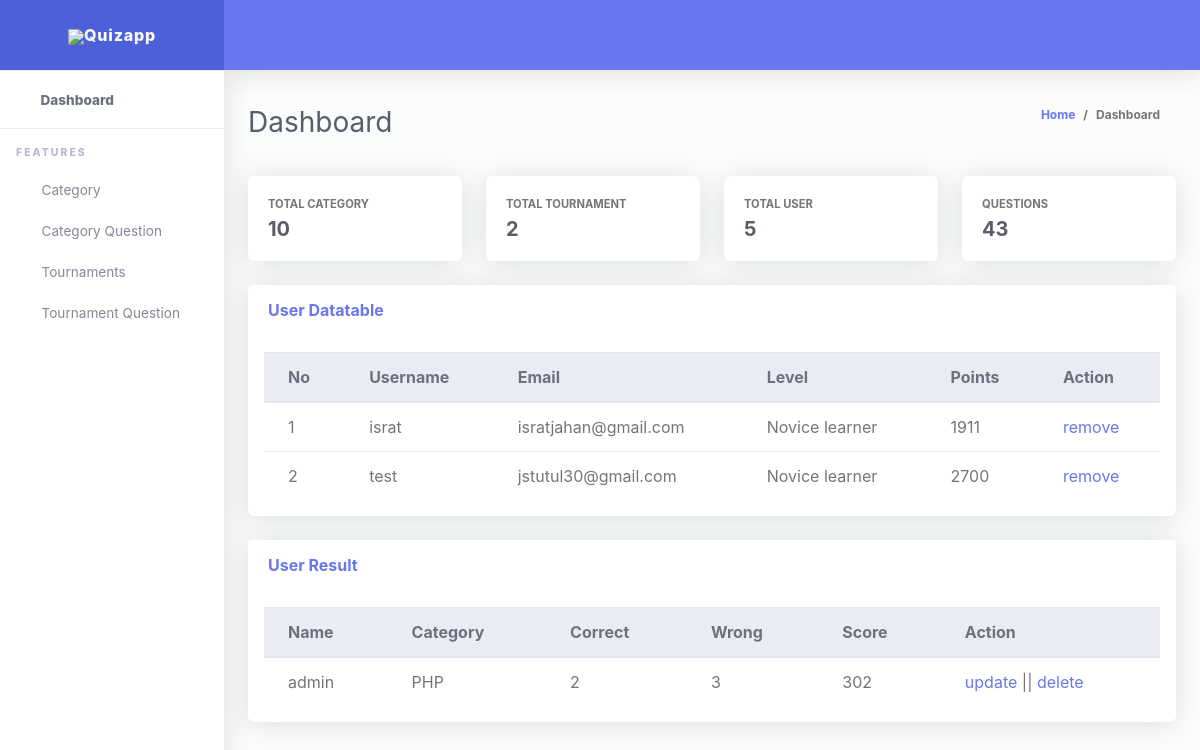
The app's page /superadmin/ (signed in) with its own data.
### App_Account/models.py (models this page shows, shortened)
class Profile(models.Model):
    user = models.OneToOneField(User, on_delete=models.CASCADE)
    points = models.IntegerField(default=0)
    level = models.IntegerField(default=0)
    photo=models.ImageField(upload_to="photo",blank=True,default="tutul.jpg")
    def get_level(self):
        if self.level <=5:
            return "Novice learner"
        elif self.level>5 and self.level <=10:
            return "Advanced learner"
        elif self.level>10:
            return "Expert learner"

### App_Quiz/models.py (models this page shows, shortened)
class QuizAtemp(models.Model):
    category=models.ForeignKey(Categoty,on_delete=models.CASCADE)
    user=models.ForeignKey(User,on_delete=models.CASCADE)
    wrong=models.IntegerField(default=0)
    correct=models.IntegerField(default=0)
    score=models.IntegerField(default=0)

class Categoty(models.Model):
    name    =   models.CharField(max_length=100,blank=False)
    total_time = models.IntegerField(default=3)
    description     =   models.TextField(max_length=300,blank=False)
    photo   =models.ImageField(upload_to="categoy images/",default='product1.jpg')
    userlist=models.ForeignKey(User,on_delete=models.CASCADE,blank=True,null=True)

### App_Superadmin/views.py (the view)
# urls.py: path('',views.Dashboard,name='dashboard'),
def Dashboard(request):
    if request.user.is_superuser:
        alluser=User.objects.all().count()
        allcat=Categoty.objects.all().count()
        allquestion=Question.objects.all().count()
        alltournament=Tournament.objects.all().count()
        users=User.objects.all().exclude(is_superuser=True)
        attem=QuizAtemp.objects.all()
        queryset = get_current_users()
        print(queryset)
        context={
            'totaluser':alluser,
            'totalcat':allcat,
            'allrournament':alltournament,
            'allquestion':allquestion,
            'users':users,
            'attemp':attem,
        }
        return render(request,'App_Superadmin/index.html',context)
    else:
        return HttpResponse("<h1>You are not superuser </h1>")

### App_Superadmin/views.py (called while the page is built)
def get_current_users():
    active_sessions = Session.objects.filter(expire_date__gte=timezone.now())
    user_id_list = []
    for session in active_sessions:
        data = session.get_decoded()
        user_id_list.append(data.get('_auth_user_id', None))
    return User.objects.filter(id__in=user_id_list)

### templates/App_Superadmin/index.html (shortened to what this page needs)
{% extends 'App_Superadmin/base.html' %}
{% load static %}
{% block content %}
 <div class="container-fluid" id="container-wrapper">
          <div class="d-sm-flex align-items-center justify-content-between mb-4">
            <h1 class="h3 mb-0 text-gray-800">Dashboard</h1>
            <ol class="breadcrumb">
              <li class="breadcrumb-item"><a href="./">Home</a></li>
              <li class="breadcrumb-item active" aria-current="page">Dashboard</li>
            </ol>
          </div>
          <div class="row mb-3">
            <div class="col-xl-3 col-md-6 mb-4">
              <div class="card h-100">
                <div class="card-body">
                  <div class="row align-items-center">
                    <div class="col mr-2">
                      <div class="text-xs font-weight-bold text-uppercase mb-1">Total Category</div>
                      <div class="h5 mb-0 font-weight-bold text-gray-800">{{ totalcat }}</div>
                    </div>
                    <div class="col-auto">
                      <i class="fas fa-calendar fa-2x text-primary"></i>
                    </div>
                  </div>
                </div>
              </div>
            </div>
            <div class="col-xl-3 col-md-6 mb-4">
              <div class="card h-100">
                <div class="card-body">
                  <div class="row no-gutters align-items-center">
                    <div class="col mr-2">
                      <div class="text-xs font-weight-bold text-uppercase mb-1">Total Tournament</div>
                      <div class="h5 mb-0 font-weight-bold text-gray-800">{{ allrournament }}</div>
                    </div>
                    <div class="col-auto">
                      <i class="fas fa-shopping-cart fa-2x text-success"></i>
                    </div>
                  </div>
                </div>
              </div>
            </div>
            <div class="col-xl-3 col-md-6 mb-4">
              <div class="card h-100">
                <div class="card-body">
                  <div class="row no-gutters align-items-center">
                    <div class="col mr-2">
                      <div class="text-xs font-weight-bold text-uppercase mb-1">Total User</div>
                      <div class="h5 mb-0 mr-3 font-weight-bold text-gray-800">{{ totaluser }}</div>
                    </div>
                    <div class="col-auto">
                      <i class="fas fa-users fa-2x text-info"></i>
                    </div>
                  </div>
                </div>
              </div>
            </div>
            <div class="col-xl-3 col-md-6 mb-4">
              <div class="card h-100">
                <div class="card-body">
                  <div class="row no-gutters align-items-center">
                    <div class="col mr-2">
                      <div class="text-xs font-weight-bold text-uppercase mb-1">Questions</div>
                      <div class="h5 mb-0 font-weight-bold text-gray-800">{{ allquestion }}</div>
                    </div>
                    <div class="col-auto">
                      <i class="fas fa-comments fa-2x text-warning"></i>
                    </div>
                  </div>
                </div>
              </div>
            </div>
          <div class="col-lg-12">
              <div class="card mb-4">
                <div class="card-header py-3 d-flex flex-row align-items-center justify-content-between">
                  <h6 class="m-0 font-weight-bold text-primary">User Datatable</h6>
                </div>
                <div class="table-responsive p-3">
                  <table class="table align-items-center table-flush table-hover" id="dataTableHover">
                    <thead class="thead-light">
                      <tr>
                        <th>No</th>
                        <th>Username</th>
                        <th>Email</th>
                        <th>Level</th>
                        <th>Points</th>
                        <th>Action</th>
                      </tr>
                    </thead>
                    <tbody>
                    {% for u in users %}
                      <tr>
                        <td>{{ forloop.counter }}</td>
                        <td>{{ u.username }}</td>
                        <td>{{ u.email }}</td>
                        <td>{{ u.profile.get_level }}</td>
                        <td>{{ u.profile.points }}</td>
                        <td>
                            <a href="{% url 'App_Superadmin:deleuserdata' u.id %}"  onclick="return confirm('Are you sure you want to delete this item?');">remove</a>
                        </td>
                      </tr>
                     {% endfor %}
                    </tbody>
                  </table>
                </div>
              </div>
            </div>
             <div class="col-lg-12">
              <div class="card mb-4">
                <div class="card-header py-3 d-flex flex-row align-items-center justify-content-between">
                  <h6 class="m-0 font-weight-bold text-primary">User Result</h6>
                </div>
                <div class="table-responsive p-3">
                  <table class="table align-items-center table-flush table-hover" id="dataTableHover1">
                    <thead class="thead-light">
                      <tr>
                        <th>Name</th>
                        <th>Category</th>
                        <th>Correct</th>
                        <th>Wrong</th>
                        <th>Score</th>
                        <th>Action</th>
                      </tr>
                    </thead>
                    <tbody>
                    {% for u in attemp %}
                      <tr>
                        <td>{{ u.user }}</td>
                        <td>{{ u.category.name }}</td>
                        <td>{{ u.correct }}</td>
                        <td>{{ u.wrong }}</td>
                        <td>{{ u.score }}</td>
                        <td>
                            <a href="{% url 'App_Superadmin:updateattempdata' u.id %}">update</a> ||
                            <a href="{% url 'App_Superadmin:deleteattempdata' u.id %}" onclick="return confirm('Are you sure you want to delete this item?');">delete</a>
                        </td>
                      </tr>
                     {% endfor %}
                    </tbody>
                  </table>
                </div>
              </div>
            </div>
          </div>
        </div>
{% endblock %}

### records on screen
QuizAtemp: user "admin", category.name "PHP", correct "2", wrong "3", score "302"

### other values on screen
{{ totalcat }} "10"
{{ allrournament }} "2"
{{ totaluser }} "5"
{{ allquestion }} "43"
{{ u.username }} "israt"
{{ u.email }} "isratjahan@gmail.com"
{{ u.profile.get_level }} "Novice learner"
{{ u.profile.points }} "1911"
{{ u.username }} "test"
{{ u.email }} "jstutul30@gmail.com"
{{ u.profile.points }} "2700"
